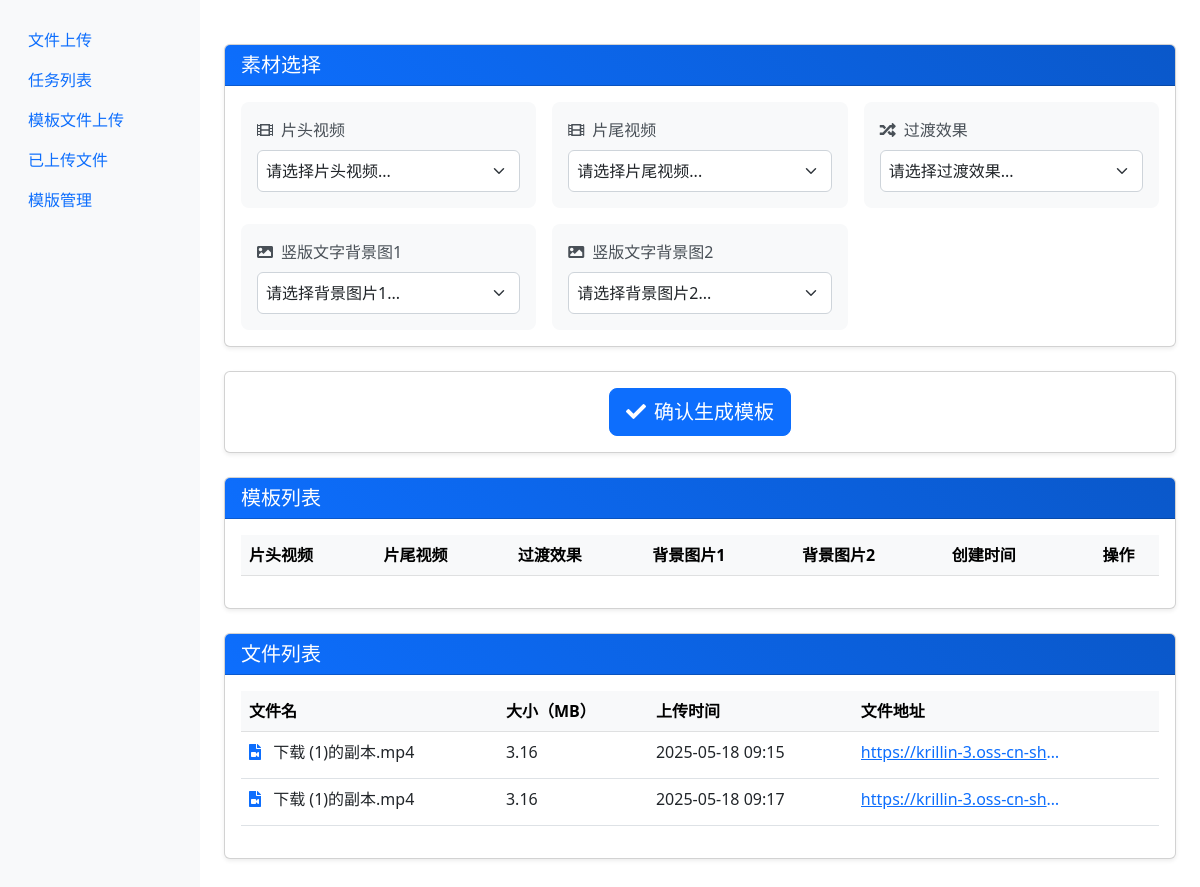
Page /taskstyles on the earlier database version.
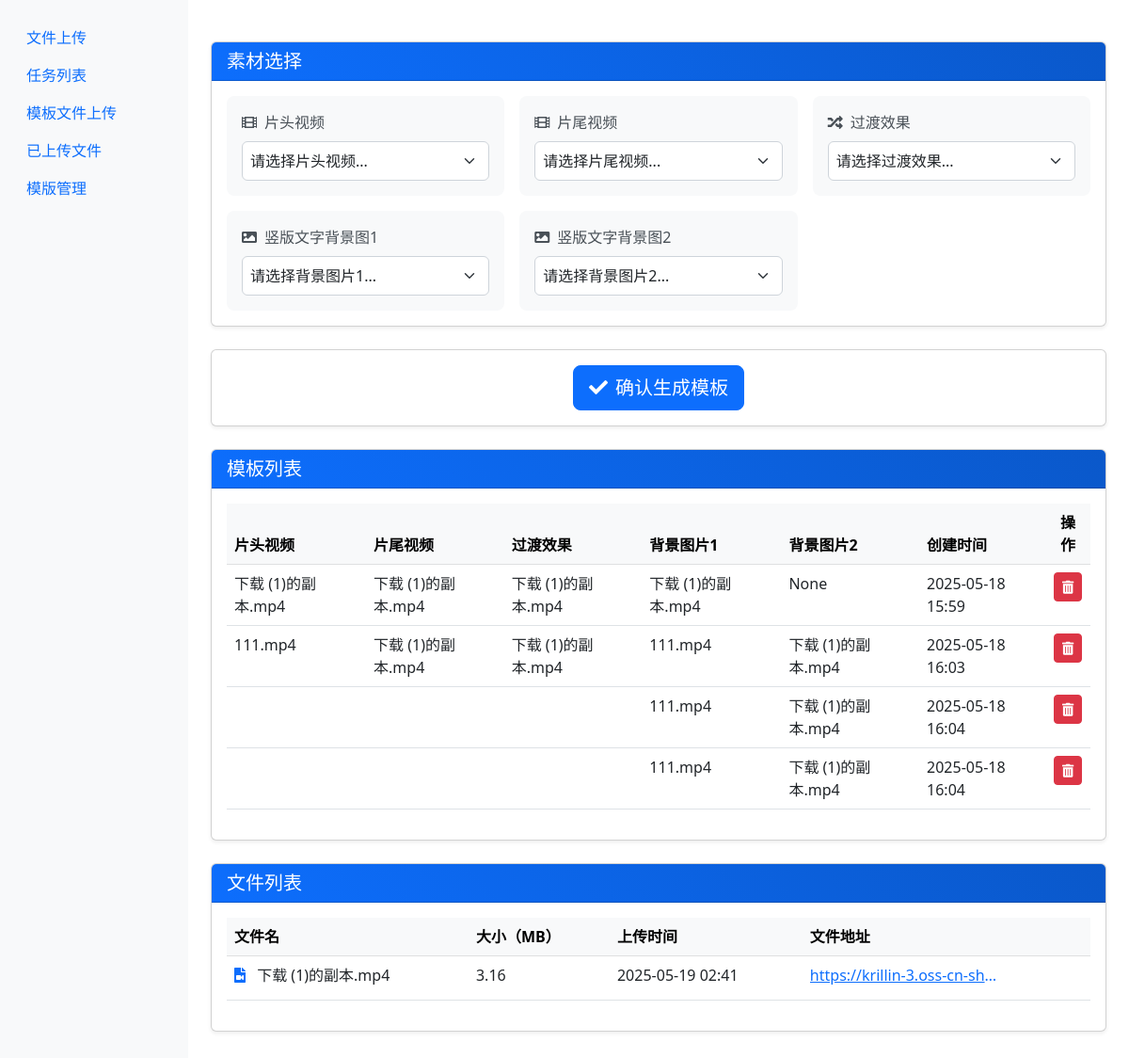
Same page on the later database version.
### models.py (models this page shows, shortened)
class Template(db.Model):
    id = db.Column(db.Integer, primary_key=True)
    filename = db.Column(db.String(100), nullable=False)  # 原始文件名
    oss_url = db.Column(db.String(255), unique=True)      # OSS 文件访问地址
    upload_time = db.Column(db.DateTime, default=datetime.utcnow) # 上传时间
    size = db.Column(db.Integer)                          # 文件大小（字节）
    description = db.Column(db.String(200))               # 可选：文件描述

class TaskStyle(db.Model):
    id = db.Column(db.Integer, primary_key=True)
    open_oss_url = db.Column(db.String(255))
    close_oss_url = db.Column(db.String(255))
    title_picture_oss_url_1 = db.Column(db.String(255))
    title_picture_oss_url_2 = db.Column(db.String(255))
    change_material_oss_url = db.Column(db.String(255))
    description = db.Column(db.String(200))
    created_at = db.Column(db.DateTime, default=datetime.utcnow)
    updated_at = db.Column(db.DateTime, default=datetime.utcnow, onupdate=datetime.utcnow)

### app.py (the view)
@app.route('/taskstyles')
def taskstyles():
    files = Template.query.all()
    taskstyles = TaskStyle.query.all()
    return render_template('taskstyles.html', files=files, taskstyles=taskstyles)

### templates/taskstyles.html (shortened to what the changed rows need)
{% extends "base.html" %}
{% block content %}
<div class="container mt-4">
    <div class="card">
        <div class="card-body">
            <div class="table-responsive">
                <table class="table table-hover">
                    <thead class="table-light">
                        <tr>
                            <th>片头视频</th>
                            <th>片尾视频</th>
                            <th>过渡效果</th>
                            <th>背景图片1</th>
                            <th>背景图片2</th>
                            <th>创建时间</th>
                            <th class="text-center">操作</th>
                        </tr>
                    </thead>
                    <tbody>
                        {% for style in taskstyles %}
                        <tr>
                            <td>{{ style.open_oss_url }}</td>
                            <td>{{ style.close_oss_url }}</td>
                            <td>{{ style.change_material_oss_url }}</td>
                            <td>{{ style.title_picture_oss_url_1 }}</td>
                            <td>{{ style.title_picture_oss_url_2 }}</td>
                            <td>{{ style.created_at.strftime('%Y-%m-%d %H:%M') }}</td>
                            <td class="text-center">
                                <form method="post" action="/api/delete_taskstyle/{{ style.id }}" class="d-inline">
                                    <button type="submit" class="btn btn-danger btn-sm"
                                            onclick="return confirm('确定要删除这个模板吗?')"
                                            title="删除模板">
                                        <i class="fas fa-trash-alt"></i>
                                    </button>
                                </form>
                            </td>
                        </tr>
                        {% endfor %}
                    </tbody>
                </table>
            </div>
        </div>
    </div>
</div>
<div class="container mt-4">
    <div class="card">
        <div class="card-body">
            <div class="table-responsive">
                <table class="table table-hover">
                    <thead class="table-light">
                        <tr>
                            <th>文件名</th>
                            <th>大小（MB）</th>
                            <th>上传时间</th>
                            <th>文件地址</th>
                        </tr>
                    </thead>
                    <tbody>
                        {% for file in files %}
                        <tr>
                            <td>
                                <i class="fas fa-file-video text-primary me-2"></i>
                                {{ file.filename }}
                            </td>
                            <td>{{ (file.size / (1024*1024))|round(2) }}</td>
                            <td>{{ file.upload_time.strftime('%Y-%m-%d %H:%M') }}</td>
                            <td>
                                <a href="{{ file.oss_url }}" target="_blank" class="text-truncate d-inline-block" style="max-width: 200px;" title="{{ file.oss_url }}">
                                    {{ file.oss_url }}
                                </a>
                            </td>
                        </tr>
                        {% endfor %}
                    </tbody>
                </table>
            </div>
        </div>
    </div>
</div>
<link rel="stylesheet" href="https://cdnjs.cloudflare.com/ajax/libs/font-awesome/5.15.4/css/all.min.css">
{% endblock %}

Differences in the rows shown:
removed Template: filename "下载 (1)的副本.mp4", (file.size/(1024*1024))|round(2) "3.16", upload_time "2025-05-18 09:17", oss_url "https://krillin-3.oss-cn-sh…"
added TaskStyle: open_oss_url "下载 (1)的副本.mp4", close_oss_url "下载 (1)的副本.mp4", change_material_oss_url "下载 (1)的副本.mp4", title_picture_oss_url_1 "下载 (1)的副本.mp4", title_picture_oss_url_2 "None", created_at "2025-05-18 15:59"
added TaskStyle: open_oss_url "111.mp4", close_oss_url "下载 (1)的副本.mp4", change_material_oss_url "下载 (1)的副本.mp4", title_picture_oss_url_1 "111.mp4", title_picture_oss_url_2 "下载 (1)的副本.mp4", created_at "2025-05-18 16:03"
added TaskStyle: title_picture_oss_url_1 "111.mp4", title_picture_oss_url_2 "下载 (1)的副本.mp4", created_at "2025-05-18 16:04"
added TaskStyle: title_picture_oss_url_1 "111.mp4", title_picture_oss_url_2 "下载 (1)的副本.mp4", created_at "2025-05-18 16:04"
changed Template "下载 (1)的副本.mp4": upload_time "2025-05-18 09:15" → "2025-05-19 02:41"
